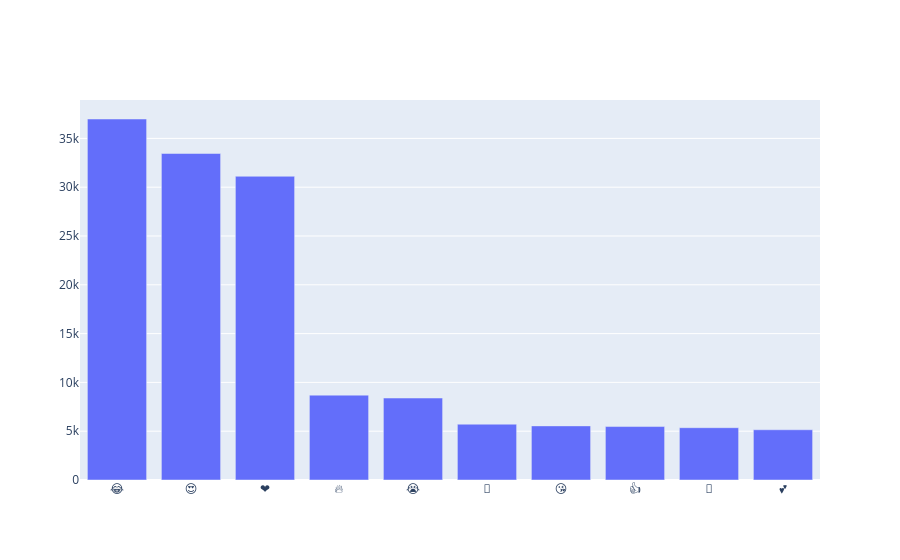

The code cell stored with this chart in its notebook:
### Code cell
import plotly.offline as pyo
pyo.init_notebook_mode(connected=True)
pyo.iplot([trace])

### Figure 1 — Plotly figure (JSON) as saved in the notebook; plotly's stock layout.template omitted (floating-point values rounded to 4 significant figures)
{"data": [{"type": "bar", "x": ["😂", "😍", "❤", "🔥", "😭", "👏", "😘", "👍", "💖", "💕"], "y": [36987, 33453, 31119, 8694, 8398, 5719, 5545, 5476, 5359, 5147]}], "layout": {}}
